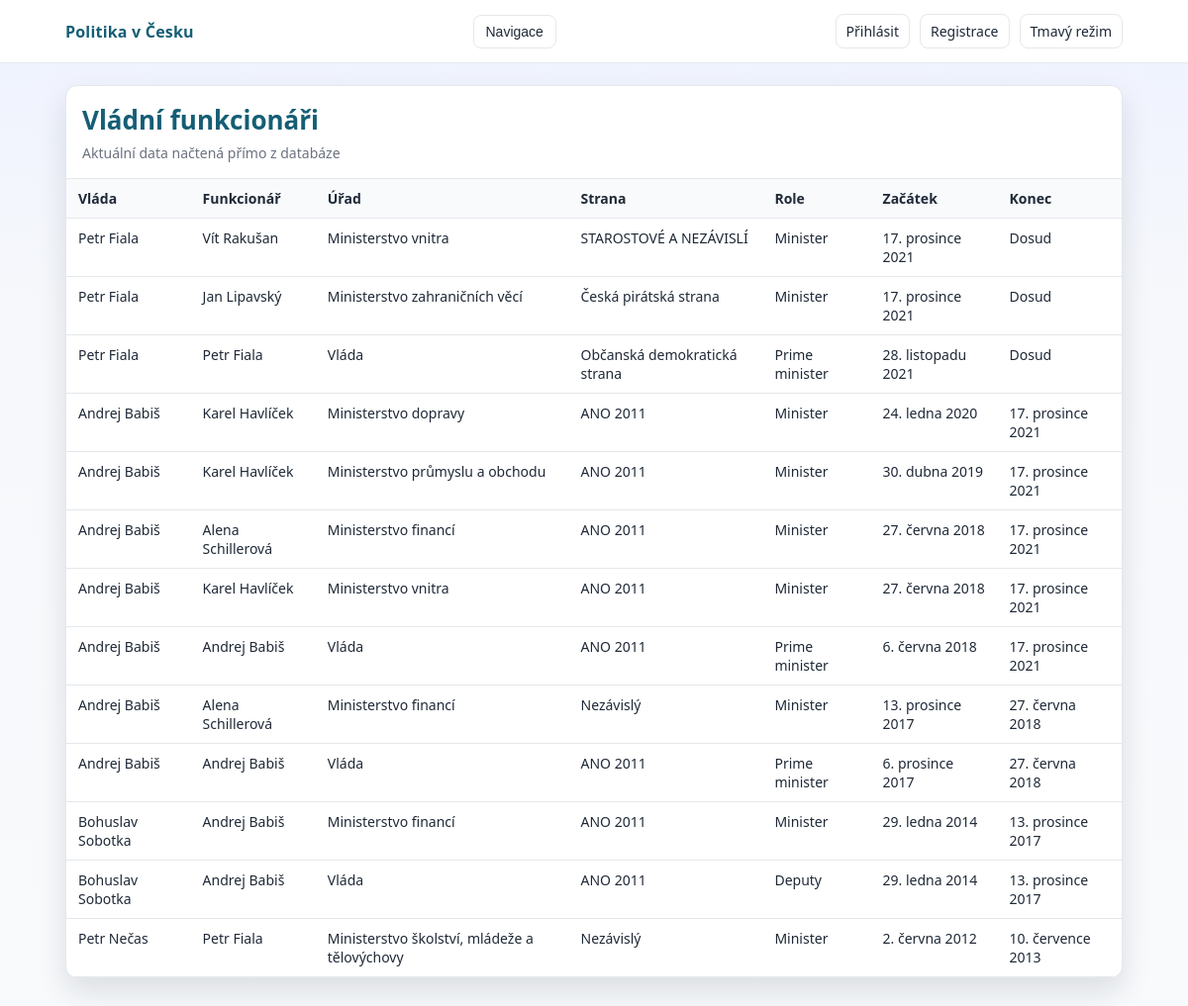
The app's page /government-officials/ with its own data.
### politicians/models.py (models this page shows, shortened)
class GovernmentOfficial(models.Model):
    government = models.ForeignKey(Government, on_delete=models.CASCADE, db_column='id_government')
    politician = models.ForeignKey(Politician, on_delete=models.CASCADE, db_column='id_politician')
    party = models.ForeignKey(Party, on_delete=models.SET_NULL, null=True, blank=True, db_column='id_party')
    office = models.ForeignKey(Office, on_delete=models.CASCADE, db_column='id_office')
    ROLE_CHOICES = [
        ('Minister', 'Minister'),
        ('Speaker of the house', 'Speaker of the house'),
        ('Deputy', 'Deputy'),
        ('Deputy speaker', 'Deputy speaker'),
        ('Prime minister', 'Prime minister'),
    ]
    role = models.CharField(max_length=50, choices=ROLE_CHOICES, blank=True, null=True)
    start_of_term = models.DateField()
    end_of_term = models.DateField(blank=True, null=True)
    class Meta:
        db_table = 'government_official'
        verbose_name = "vládní funkce"
        verbose_name_plural = "vládní funkce"
        unique_together = (('politician', 'government', 'office'),)

class Government(models.Model):
    in_function = models.DateField()
    prime_minister = models.CharField(max_length=50, validators=[validate_letters_only])
    class Meta:
        db_table = 'government'
        verbose_name = 'vláda'
        verbose_name_plural = 'vlády'

class Politician(models.Model):
    name = models.CharField(max_length=50, validators=[alphabetic_validator])
    surname = models.CharField(max_length=50, validators=[alphabetic_validator])
    title = models.CharField(max_length=50, blank=True, null=True)
    photo = models.BinaryField(blank=True, null=True)
    photo_file = models.ImageField(upload_to='photos/politicians/', blank=True, null=True)
    age = models.SmallIntegerField(blank=True, null=True, validators=[MinValueValidator(21), MaxValueValidator(100)])
    class Meta:
        db_table = 'politician'
        verbose_name = "politik"
        verbose_name_plural = "politici"

class Office(models.Model):
    name = models.CharField(max_length=200, validators=[validate_letters_only])
    description = models.TextField(blank=True, null=True)
    class Meta:
        db_table = 'office'
        verbose_name = 'funkce'
        verbose_name_plural = 'funkce'

class Party(models.Model):
    name = models.CharField(max_length=50)
    founding = models.IntegerField(validators=[validate_founding_year])
    leader = models.CharField(max_length=75)
    photo = models.BinaryField(blank=True, null=True)
    photo_file = models.ImageField(upload_to='photos/parties/', blank=True, null=True)
    class Meta:
        db_table = 'party'
        verbose_name = 'strana'
        verbose_name_plural = 'strany'

### politicians/views.py (the view)
# urls.py: path('government-officials/', views.government_officials_page, name='government_officials'),
def government_officials_page(request):
    officials = (
        GovernmentOfficial.objects.select_related('government', 'politician', 'party', 'office')
        .all()
        .order_by('-start_of_term')
    )
    context = {
        'page_title': 'Vládní funkcionáři',
        'officials': officials,
    }
    return render(request, 'politicians/government_officials.html', context)

### politicians/templates/politicians/government_officials.html (shortened to what this page needs)
{% extends 'politicians/base.html' %}
{% block content %}
<div class="table-wrap">
    <table>
        <thead>
            <tr>
                <th>Vláda</th>
                <th>Funkcionář</th>
                <th>Úřad</th>
                <th>Strana</th>
                <th>Role</th>
                <th>Začátek</th>
                <th>Konec</th>
            </tr>
        </thead>
        <tbody>
            {% for item in officials %}
            <tr>
                <td>{{ item.government.prime_minister }}</td>
                <td>{{ item.politician.name }} {{ item.politician.surname }}</td>
                <td>{{ item.office.name }}</td>
                <td>{{ item.party.name|default:'Nezávislý' }}</td>
                <td>{{ item.role|default:'-' }}</td>
                <td>{{ item.start_of_term }}</td>
                <td>{{ item.end_of_term|default:'Dosud' }}</td>
            </tr>
            {% empty %}
            <tr>
                <td colspan="8" class="empty">Žádní vládní funkcionáři nebyli nalezeni.</td>
            </tr>
            {% endfor %}
        </tbody>
    </table>
</div>
{% endblock %}

### politicians/templates/politicians/base.html (style rules this page uses)
:root { --bg: #f6f8fb; --surface: #ffffff; --surface-2: #f8fafc; --ink: #1f2937; --muted: #6b7280; --accent: #0f766e; --accent-2: #155e75; --line: #e5e7eb; --shadow: 0 14px 30px rgba(15, 23, 42, 0.12); --hero: linear-gradient(180deg, #eef2ff 0%, var(--bg) 30%, #f8fafc 100%); }
* { box-sizing: border-box; }
body { margin: 0; font-family: Segoe UI, Tahoma, Geneva, Verdana, sans-serif; color: var(--ink); background: var(--hero); min-height: 100vh; }
.table-wrap { overflow-x: auto; }
table { width: 100%; border-collapse: collapse; font-size: 14px; }
th, td { text-align: left; padding: 10px 12px; border-bottom: 1px solid var(--line); vertical-align: top; }
th { background: var(--surface-2); color: var(--ink); font-weight: 600; }

### records on screen
GovernmentOfficial: government.prime_minister "Petr Fiala", politician.name "Vít", politician.surname "Rakušan", office.name "Ministerstvo vnitra", party.name "STAROSTOVÉ A NEZÁVISLÍ", role "Minister", start_of_term "17. prosince 2021", end_of_term "Dosud"
GovernmentOfficial: government.prime_minister "Petr Fiala", politician.name "Jan", politician.surname "Lipavský", office.name "Ministerstvo zahraničních věcí", party.name "Česká pirátská strana", role "Minister", start_of_term "17. prosince 2021", end_of_term "Dosud"
GovernmentOfficial: government.prime_minister "Petr Fiala", politician.name "Petr", politician.surname "Fiala", office.name "Vláda", party.name "Občanská demokratická strana", role "Prime minister", start_of_term "28. listopadu 2021", end_of_term "Dosud"
GovernmentOfficial: government.prime_minister "Andrej Babiš", politician.name "Karel", politician.surname "Havlíček", office.name "Ministerstvo dopravy", party.name "ANO 2011", role "Minister", start_of_term "24. ledna 2020", end_of_term "17. prosince 2021"
GovernmentOfficial: government.prime_minister "Andrej Babiš", politician.name "Karel", politician.surname "Havlíček", office.name "Ministerstvo průmyslu a obchodu", party.name "ANO 2011", role "Minister", start_of_term "30. dubna 2019", end_of_term "17. prosince 2021"
GovernmentOfficial: government.prime_minister "Andrej Babiš", politician.name "Alena", politician.surname "Schillerová", office.name "Ministerstvo financí", party.name "ANO 2011", role "Minister", start_of_term "27. června 2018", end_of_term "17. prosince 2021"
GovernmentOfficial: government.prime_minister "Andrej Babiš", politician.name "Karel", politician.surname "Havlíček", office.name "Ministerstvo vnitra", party.name "ANO 2011", role "Minister", start_of_term "27. června 2018", end_of_term "17. prosince 2021"
GovernmentOfficial: government.prime_minister "Andrej Babiš", politician.name "Andrej", politician.surname "Babiš", office.name "Vláda", party.name "ANO 2011", role "Prime minister", start_of_term "6. června 2018", end_of_term "17. prosince 2021"
GovernmentOfficial: government.prime_minister "Andrej Babiš", politician.name "Alena", politician.surname "Schillerová", office.name "Ministerstvo financí", party.name "Nezávislý", role "Minister", start_of_term "13. prosince 2017", end_of_term "27. června 2018"
GovernmentOfficial: government.prime_minister "Andrej Babiš", politician.name "Andrej", politician.surname "Babiš", office.name "Vláda", party.name "ANO 2011", role "Prime minister", start_of_term "6. prosince 2017", end_of_term "27. června 2018"
GovernmentOfficial: government.prime_minister "Bohuslav Sobotka", politician.name "Andrej", politician.surname "Babiš", office.name "Ministerstvo financí", party.name "ANO 2011", role "Minister", start_of_term "29. ledna 2014", end_of_term "13. prosince 2017"
GovernmentOfficial: government.prime_minister "Bohuslav Sobotka", politician.name "Andrej", politician.surname "Babiš", office.name "Vláda", party.name "ANO 2011", role "Deputy", start_of_term "29. ledna 2014", end_of_term "13. prosince 2017"
GovernmentOfficial: government.prime_minister "Petr Nečas", politician.name "Petr", politician.surname "Fiala", office.name "Ministerstvo školství, mládeže a tělovýchovy", party.name "Nezávislý", role "Minister", start_of_term "2. června 2012", end_of_term "10. července 2013"

### other values on screen
{{ page_title }} "Vládní funkcionáři"
